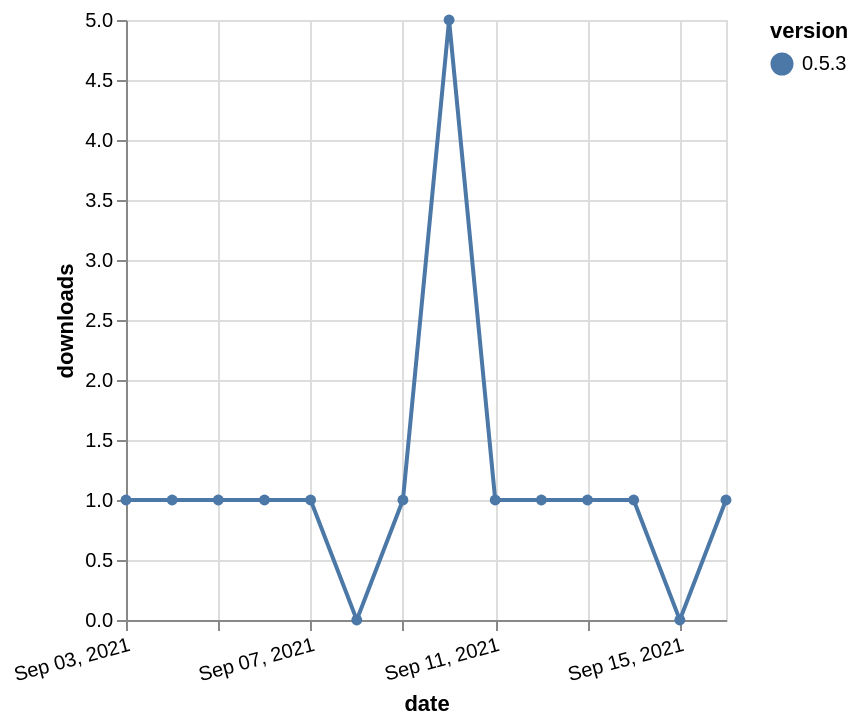

Specify this chart in Vega-Lite:
### Vega-Lite specification from a JSON file in a GitHub repository (floating-point values rounded to 4 significant figures)
{"$schema": "https://vega.github.io/schema/vega-lite/v5.json", "description": "A simple bar chart with embedded data.", "data": {"values": [{"date": "2021-09-03", "total": 394, "delta": 1, "version": "0.5.3"}, {"date": "2021-09-04", "total": 395, "delta": 1, "version": "0.5.3"}, {"date": "2021-09-05", "total": 396, "delta": 1, "version": "0.5.3"}, {"date": "2021-09-06", "total": 397, "delta": 1, "version": "0.5.3"}, {"date": "2021-09-07", "total": 398, "delta": 1, "version": "0.5.3"}, {"date": "2021-09-08", "total": 398, "delta": 0, "version": "0.5.3"}, {"date": "2021-09-09", "total": 399, "delta": 1, "version": "0.5.3"}, {"date": "2021-09-10", "total": 404, "delta": 5, "version": "0.5.3"}, {"date": "2021-09-11", "total": 405, "delta": 1, "version": "0.5.3"}, {"date": "2021-09-12", "total": 406, "delta": 1, "version": "0.5.3"}, {"date": "2021-09-13", "total": 407, "delta": 1, "version": "0.5.3"}, {"date": "2021-09-14", "total": 408, "delta": 1, "version": "0.5.3"}, {"date": "2021-09-15", "total": 408, "delta": 0, "version": "0.5.3"}, {"date": "2021-09-16", "total": 409, "delta": 1, "version": "0.5.3"}]}, "width": "container", "mark": {"type": "line", "point": {"filled": true}}, "encoding": {"x": {"field": "date", "type": "temporal", "timeUnit": "yearmonthdate", "title": "date", "axis": {"labelAngle": -15}}, "y": {"field": "delta", "type": "quantitative", "title": "downloads"}, "color": {"field": "version", "type": "nominal"}, "tooltip": {"field": "delta"}}}
